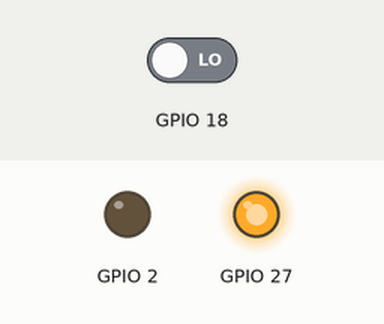
A program run on a simulated ESP32. Shown: output pins drawn as LEDs (lit = HIGH). Dashed ring = blinking. The inputs (shaded band) are chosen by the test bench; at power-on: GPIO 18 LOW. What the program prints to the serial monitor is not drawn.

Above: at 1.1 s.
At 2.8 s:
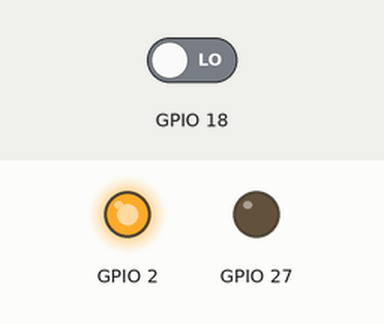
2.9 s: GPIO 18 driven HIGH
At 3.05 s:
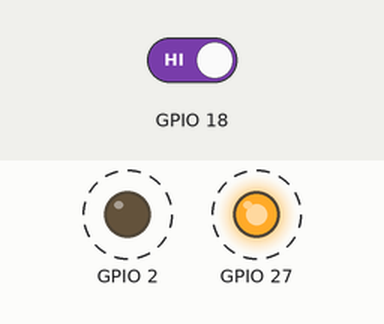
Timing chart, 0 to 12.4 s (numbered marks = the images above; inputs shaded):
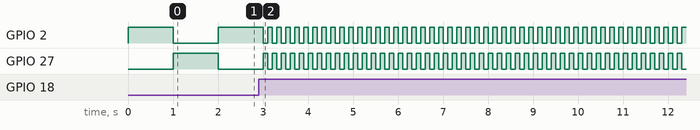

Measured:
- after the input at 2.9 s, GPIO 2, GPIO 27: alternates HIGH for 0.10 s and LOW for 0.10 s, starting after 0.20 s

The program:

main.cpp
```cpp
#include <Arduino.h>

/*
 *  Project 01-blink_02
 *      Blinks internal and external LED outphased
 *      Changes blink frequency by pushing a key
 *      Tact switch connected to +VDD so must engage pulldown resistor
 *          and result from digitalRead reversed respect 01-blink_01 project
 *      Prints delay in milliseconds
 *      Austral 2022 - IntroCom - EAM
 */

static const int long_delay = 1000;
static const int short_delay = 100;

static int old_val = 0;

void
setup(void)
{
    pinMode(INTLED,OUTPUT);
    digitalWrite(INTLED,LOW);
    pinMode(EXTLED,OUTPUT);
    digitalWrite(EXTLED,HIGH);

    pinMode(PUSH,INPUT_PULLDOWN);
    Serial.begin(BAUD);
}

void
loop(void)
{
    int delay_val;

    digitalWrite(INTLED, !digitalRead(INTLED));
    digitalWrite(EXTLED, !digitalRead(EXTLED));

    delay( delay_val = ( digitalRead(PUSH)==LOW ? long_delay : short_delay ) );
    if( delay_val != old_val )
        Serial.println(old_val = delay_val);
}
```
